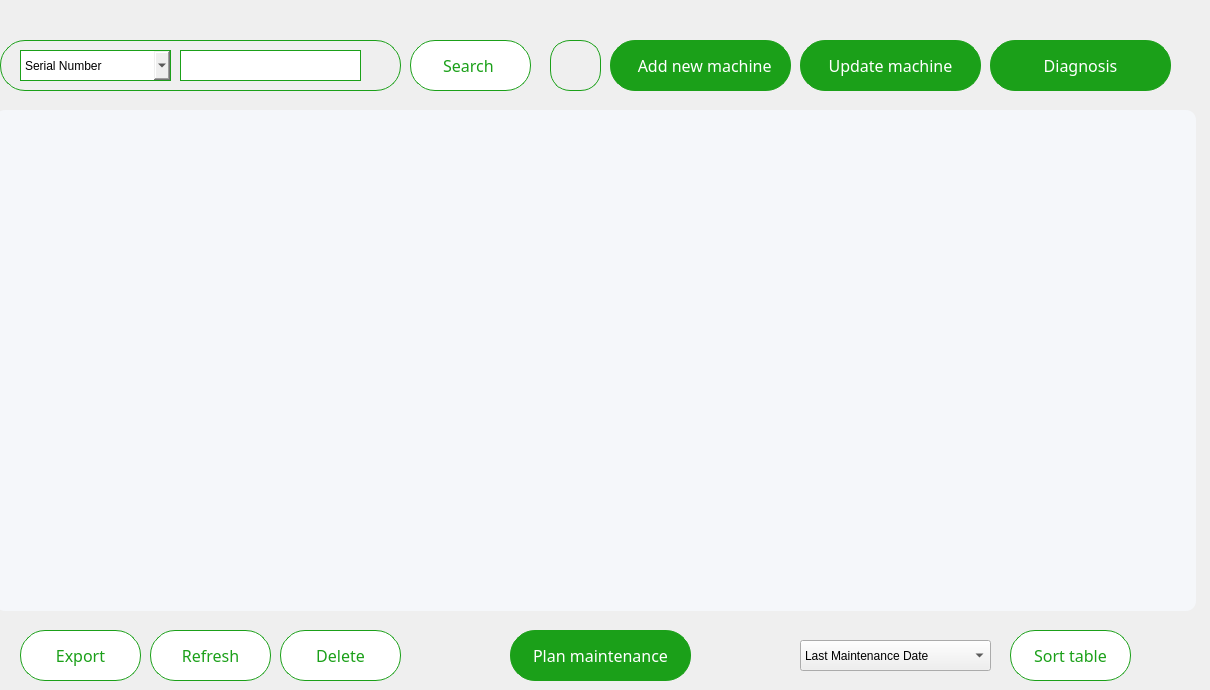
     <widget class="QWidget" name="page_10">
      <widget class="QPushButton" name="delete_2">
       <property name="geometry">
        <rect>
         <x>280</x>
         <y>630</y>
         <width>121</width>
         <height>51</height>
        </rect>
       </property>
       <property name="styleSheet">
        <string notr="true">*{
border-radius:25px;
color:#1ba019;
font-family: Lexend;
font-size:16px;
border-color: rgb(27, 160, 25);
border-width : 1.2px;
border-style:solid;
background-color:white;
}
QPushButton:hover
{
background:white;
color:#00b521;
border-left:3px solid #00b521 ; 
border-color:none;
border-radius:25px;
}
QPushButton:pressed
{
background:#013220;
color:#1ba019;
border-radius:25px;
font-family: Lexend;
font-size:16px;
border-left:3.2px solid #1BA019 ; 


/*background: qlineargradient(x1: 0, y1: 0, x2: 0, y2: 1,
                                stop: 0 #ffffff, stop: 1 #dcdcdc);*/
}</string>
       </property>
       <property name="text">
        <string>Delete</string>
       </property>
       <property name="iconSize">
        <size>
         <width>200</width>
         <height>200</height>
        </size>
       </property>
       <property name="autoRepeatInterval">
        <number>100</number>
       </property>
      </widget>
      <widget class="QPushButton" name="buttonUpdateMachine">
       <property name="geometry">
        <rect>
         <x>800</x>
         <y>40</y>
         <width>181</width>
         <height>51</height>
        </rect>
       </property>
       <property name="styleSheet">
        <string notr="true">*{
border-radius:25px;
color:white;
font-family: Lexend;
font-size:16px;
border-color: rgb(27, 160, 25);
border-width : 1.2px;
border-style:solid;
background-color:#1ba019;
}
QPushButton:hover
{
background:#013220;
color:white;
border-left:3px solid white ; 
border-color:none;
border-radius:25px;
}
QPushButton:pressed
{
background:#013220;
color:white;
border-radius:25px;
font-family: Lexend;
font-size:16px;
border-left:3.2px solid white ; 


/*background: qlineargradient(x1: 0, y1: 0, x2: 0, y2: 1,
                                stop: 0 #ffffff, stop: 1 #dcdcdc);*/
}</string>
       </property>
       <property name="text">
        <string>Update machine</string>
       </property>
       <property name="icon">
        <iconset>
         <normalon>:/images/add-circle.png</normalon>
        </iconset>
       </property>
       <property name="iconSize">
        <size>
         <width>200</width>
         <height>200</height>
        </size>
       </property>
       <property name="autoRepeatInterval">
        <number>100</number>
       </property>
      </widget>
      <widget class="QTableView" name="tableView">
       <property name="geometry">
        <rect>
         <x>-5</x>
         <y>110</y>
         <width>1201</width>
         <height>501</height>
        </rect>
       </property>
       <property name="styleSheet">
        <string notr="true">QTableView {
    border: none;
    background-color: #F5F7FA; /* Light gray background */
    border-radius: 10px; /* Rounded corners */
    gridline-color: #E5E5E5; /* Subtle gridlines for professional look */
}

QHeaderView::section {
    background-color: #1ba019; /* Green header background */
    color: white; /* White header text */
    font: 500 12pt &quot;Lexend Medium&quot;; /* Modern, clean font */
    padding: 6px; /* Spacing for header text */
    border-radius: 2px; /* Rounded header corners */
    padding-left: 10px; /* Indentation for header text */
}

QScrollBar:vertical {
    border: none;
    background: #1ba019; /* Green vertical scrollbar background */
    width: 12px; /* Width of the scrollbar */
}

QScrollBar::add-page:vertical, QScrollBar::sub-page:vertical {
    background: #F5F7FA; /* Matches table background */
}

QTableView::item {
    border: none; /* No item border for a clean look */
    padding: 6px; /* Comfortable padding for cell content */
}

QTableView::item:selected {
    background-color: #1ba019; /* Highlight selected items with green */
    color: white; /* White text for selected items */
}
</string>
       </property>
      </widget>
      <widget class="QPushButton" name="buttonDiagnosis">
       <property name="geometry">
        <rect>
         <x>990</x>
         <y>40</y>
         <width>181</width>
         <height>51</height>
        </rect>
       </property>
       <property name="styleSheet">
        <string notr="true">*{
border-radius:25px;
color:white;
font-family: Lexend;
font-size:16px;
border-color: rgb(27, 160, 25);
border-width : 1.2px;
border-style:solid;
background-color:#1ba019;
}
QPushButton:hover
{
background:#013220;
color:white;
border-left:3px solid white ; 
border-color:none;
border-radius:25px;
}
QPushButton:pressed
{
background:#013220;
color:white;
border-radius:25px;
font-family: Lexend;
font-size:16px;
border-left:3.2px solid white ; 


/*background: qlineargradient(x1: 0, y1: 0, x2: 0, y2: 1,
                                stop: 0 #ffffff, stop: 1 #dcdcdc);*/
}</string>
       </property>
       <property name="text">
        <string>Diagnosis</string>
       </property>
       <property name="icon">
        <iconset>
         <normalon>:/images/add-circle.png</normalon>
        </iconset>
       </property>
       <property name="iconSize">
        <size>
         <width>200</width>
         <height>200</height>
        </size>
       </property>
       <property name="autoRepeatInterval">
        <number>100</number>
       </property>
      </widget>
      <widget class="QPushButton" name="buttonAddNewMachine">
       <property name="geometry">
        <rect>
         <x>610</x>
         <y>40</y>
         <width>181</width>
         <height>51</height>
        </rect>
       </property>
       <property name="styleSheet">
        <string notr="true">*{
border-radius:25px;
color:white;
font-family: Lexend;
font-size:16px;
border-color: rgb(27, 160, 25);
border-width : 1.2px;
border-style:solid;
background-color:#1ba019;
}
QPushButton:hover
{
background:#013220;
color:white;
border-left:3px solid white ; 
border-color:none;
border-radius:25px;
}
QPushButton:pressed
{
background:#013220;
color:white;
border-radius:25px;
font-family: Lexend;
font-size:16px;
border-left:3.2px solid white ; 


/*background: qlineargradient(x1: 0, y1: 0, x2: 0, y2: 1,
                                stop: 0 #ffffff, stop: 1 #dcdcdc);*/
}</string>
       </property>
       <property name="text">
        <string>  Add new machine</string>
       </property>
       <property name="icon">
        <iconset>
         <normalon>:/images/add-circle.png</normalon>
        </iconset>
       </property>
       <property name="iconSize">
        <size>
         <width>200</width>
         <height>200</height>
        </size>
       </property>
       <property name="autoRepeatInterval">
        <number>100</number>
       </property>
      </widget>
      <widget class="QPushButton" name="pushButton_13">
       <property name="geometry">
        <rect>
         <x>150</x>
         <y>630</y>
         <width>121</width>
         <height>51</height>
        </rect>
       </property>
       <property name="styleSheet">
        <string notr="true">*{
border-radius:25px;
color:#1ba019;
font-family: Lexend;
font-size:16px;
border-color: rgb(27, 160, 25);
border-width : 1.2px;
border-style:solid;
background-color:white;
}
QPushButton:hover
{
background:white;
color:#00b521;
border-left:3px solid #00b521 ; 
border-color:none;
border-radius:25px;
}
QPushButton:pressed
{
background:#013220;
color:#1ba019;
border-radius:25px;
font-family: Lexend;
font-size:16px;
border-left:3.2px solid #1BA019 ; 


/*background: qlineargradient(x1: 0, y1: 0, x2: 0, y2: 1,
                                stop: 0 #ffffff, stop: 1 #dcdcdc);*/
}</string>
       </property>
       <property name="text">
        <string>Refresh</string>
       </property>
       <property name="iconSize">
        <size>
         <width>200</width>
         <height>200</height>
        </size>
       </property>
       <property name="autoRepeatInterval">
        <number>100</number>
       </property>
      </widget>
      <widget class="QPushButton" name="pushButton_12">
       <property name="geometry">
        <rect>
         <x>1010</x>
         <y>630</y>
         <width>121</width>
         <height>51</height>
        </rect>
       </property>
       <property name="styleSheet">
        <string notr="true">*{
border-radius:25px;
color:#1ba019;
font-family: Lexend;
font-size:16px;
border-color: rgb(27, 160, 25);
border-width : 1.2px;
border-style:solid;
background-color:white;
}
QPushButton:hover
{
background:white;
color:#00b521;
border-left:3px solid #00b521 ; 
border-color:none;
border-radius:25px;
}
QPushButton:pressed
{
background:#013220;
color:#1ba019;
border-radius:25px;
font-family: Lexend;
font-size:16px;
border-left:3.2px solid #1BA019 ; 


/*background: qlineargradient(x1: 0, y1: 0, x2: 0, y2: 1,
                                stop: 0 #ffffff, stop: 1 #dcdcdc);*/
}</string>
       </property>
       <property name="text">
        <string>Sort table</string>
       </property>
       <property name="iconSize">
        <size>
         <width>200</width>
         <height>200</height>
        </size>
       </property>
       <property name="autoRepeatInterval">
        <number>100</number>
       </property>
      </widget>
      <widget class="QPushButton" name="buttonPlanMaintenance">
       <property name="geometry">
        <rect>
         <x>510</x>
         <y>630</y>
         <width>181</width>
         <height>51</height>
        </rect>
       </property>
       <property name="styleSheet">
        <string notr="true">*{
border-radius:25px;
color:white;
font-family: Lexend;
font-size:16px;
border-color: rgb(27, 160, 25);
border-width : 1.2px;
border-style:solid;
background-color:#1ba019;
}
QPushButton:hover
{
background:#013220;
color:white;
border-left:3px solid white ; 
border-color:none;
border-radius:25px;
}
QPushButton:pressed
{
background:#013220;
color:white;
border-radius:25px;
font-family: Lexend;
font-size:16px;
border-left:3.2px solid white ; 


/*background: qlineargradient(x1: 0, y1: 0, x2: 0, y2: 1,
                                stop: 0 #ffffff, stop: 1 #dcdcdc);*/
}</string>
       </property>
       <property name="text">
        <string>Plan maintenance</string>
       </property>
       <property name="icon">
        <iconset>
         <normalon>:/images/add-circle.png</normalon>
        </iconset>
       </property>
       <property name="iconSize">
        <size>
         <width>200</width>
         <height>200</height>
        </size>
       </property>
       <property name="autoRepeatInterval">
        <number>100</number>
       </property>
      </widget>
      <widget class="QPushButton" name="pushButton_7">
       <property name="geometry">
        <rect>
         <x>550</x>
         <y>40</y>
         <width>51</width>
         <height>51</height>
        </rect>
       </property>
       <property name="styleSheet">
        <string notr="true">border-radius:20px;
border-color: rgb(27, 160, 25);
border-width : 1.2px;
border-style:solid;
background-color:#white;</string>
       </property>
       <property name="text">
        <string/>
       </property>
       <property name="icon">
        <iconset resource="resources.qrc">
         <normaloff>:/images/stats.png</normaloff>:/images/stats.png</iconset>
       </property>
       <property name="iconSize">
        <size>
         <width>30</width>
         <height>30</height>
        </size>
       </property>
      </widget>
      <widget class="QPushButton" name="pushButton_16">
       <property name="geometry">
        <rect>
         <x>410</x>
         <y>40</y>
         <width>121</width>
         <height>51</height>
        </rect>
       </property>
       <property name="styleSheet">
        <string notr="true">*{
border-radius:25px;
color:#1ba019;
font-family: Lexend;
font-size:16px;
border-color: rgb(27, 160, 25);
border-width : 1.2px;
border-style:solid;
background-color:white;
}
QPushButton:hover
{
background:white;
color:#00b521;
border-left:3px solid #00b521 ; 
border-color:none;
border-radius:25px;
}
QPushButton:pressed
{
background:#013220;
color:#1ba019;
border-radius:25px;
font-family: Lexend;
font-size:16px;
border-left:3.2px solid #1BA019 ; 


/*background: qlineargradient(x1: 0, y1: 0, x2: 0, y2: 1,
                                stop: 0 #ffffff, stop: 1 #dcdcdc);*/
}</string>
       </property>
       <property name="text">
        <string>Search </string>
       </property>
       <property name="iconSize">
        <size>
         <width>200</width>
         <height>200</height>
        </size>
       </property>
       <property name="autoRepeatInterval">
        <number>100</number>
       </property>
      </widget>
      <widget class="QGroupBox" name="search_4">
       <property name="geometry">
        <rect>
         <x>0</x>
         <y>40</y>
         <width>401</width>
         <height>51</height>
        </rect>
       </property>
       <property name="font">
        <font>
         <family>Lexend Light</family>
        </font>
       </property>
       <property name="styleSheet">
        <string notr="true">border-radius:25px;
border-color: rgb(27, 160, 25);
border-width : 1.2px;
border-style:solid;
background-color:#white;</string>
       </property>
       <property name="title">
        <string/>
       </property>
       <property name="alignment">
        <set>Qt::AlignLeading|Qt::AlignLeft|Qt::AlignTop</set>
       </property>
       <property name="flat">
        <bool>false</bool>
       </property>
       <property name="checkable">
        <bool>false</bool>
       </property>
       <widget class="QLabel" name="search_icon_2">
        <property name="geometry">
         <rect>
          <x>370</x>
          <y>15</y>
          <width>21</width>
          <height>21</height>
         </rect>
        </property>
        <property name="styleSheet">
         <string notr="true">background:none;
border-radius: 20px;
border: 1px solid;
border-color:none;
</string>
        </property>
        <property name="text">
         <string/>
        </property>
        <property name="pixmap">
         <pixmap resource="resources.qrc">:/images/Icon.png</pixmap>
        </property>
        <property name="scaledContents">
         <bool>true</bool>
        </property>
       </widget>
       <widget class="QComboBox" name="comboBox">
        <property name="geometry">
         <rect>
          <x>20</x>
          <y>10</y>
          <width>151</width>
          <height>31</height>
         </rect>
        </property>
        <item>
         <property name="text">
          <string>Serial Number</string>
         </property>
        </item>
        <item>
         <property name="text">
          <string>Last Maintenance Date</string>
         </property>
        </item>
        <item>
         <property name="text">
          <string>ID</string>
         </property>
        </item>
       </widget>
       <widget class="QLineEdit" name="lineEdit_3">
        <property name="geometry">
         <rect>
          <x>180</x>
          <y>10</y>
          <width>181</width>
          <height>31</height>
         </rect>
        </property>
       </widget>
      </widget>
      <widget class="QPushButton" name="pushButton_11">
       <property name="geometry">
        <rect>
         <x>20</x>
         <y>630</y>
         <width>121</width>
         <height>51</height>
        </rect>
       </property>
       <property name="styleSheet">
        <string notr="true">*{
border-radius:25px;
color:#1ba019;
font-family: Lexend;
font-size:16px;
border-color: rgb(27, 160, 25);
border-width : 1.2px;
border-style:solid;
background-color:white;
}
QPushButton:hover
{
background:white;
color:#00b521;
border-left:3px solid #00b521 ; 
border-color:none;
border-radius:25px;
}
QPushButton:pressed
{
background:#013220;
color:#1ba019;
border-radius:25px;
font-family: Lexend;
font-size:16px;
border-left:3.2px solid #1BA019 ; 


/*background: qlineargradient(x1: 0, y1: 0, x2: 0, y2: 1,
                                stop: 0 #ffffff, stop: 1 #dcdcdc);*/
}</string>
       </property>
       <property name="text">
        <string>Export</string>
       </property>
       <property name="iconSize">
        <size>
         <width>200</width>
         <height>200</height>
        </size>
       </property>
       <property name="autoRepeatInterval">
        <number>100</number>
       </property>
      </widget>
      <widget class="QComboBox" name="comboBox_2">
       <property name="geometry">
        <rect>
         <x>800</x>
         <y>640</y>
         <width>191</width>
         <height>31</height>
        </rect>
       </property>
       <property name="styleSheet">
        <string notr="true">border-color: rgb(170, 255, 127);</string>
       </property>
       <item>
        <property name="text">
         <string>Last Maintenance Date</string>
        </property>
       </item>
       <item>
        <property name="text">
         <string>ID</string>
        </property>
       </item>
       <item>
        <property name="text">
         <string>Serial Number</string>
        </property>
       </item>
      </widget>
     </widget>
